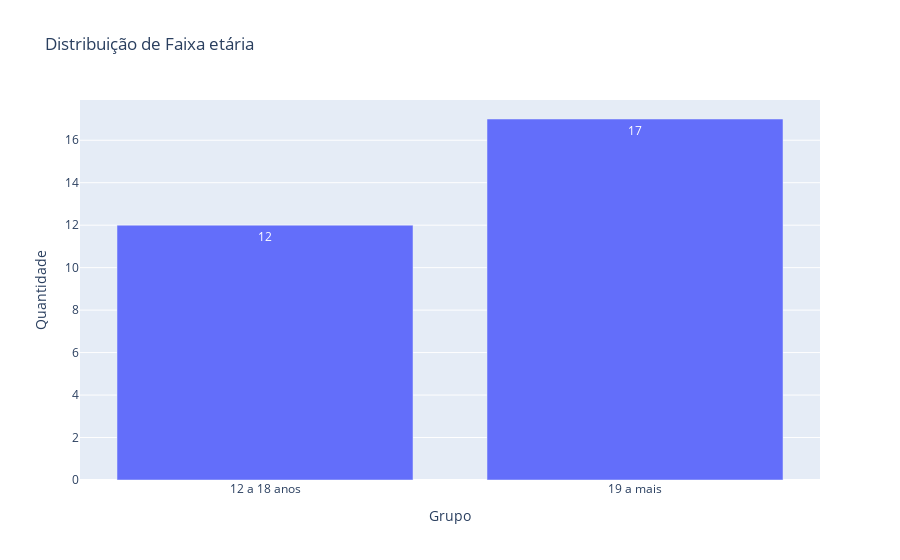
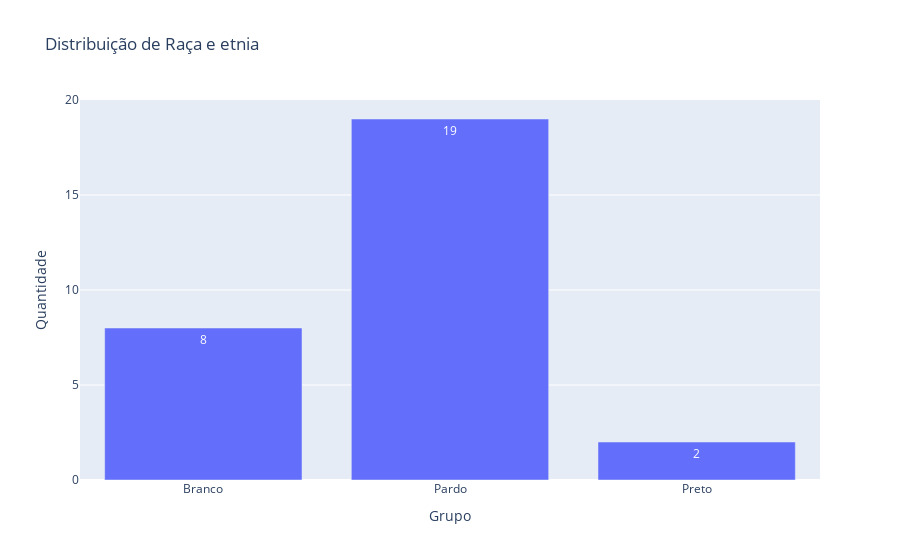
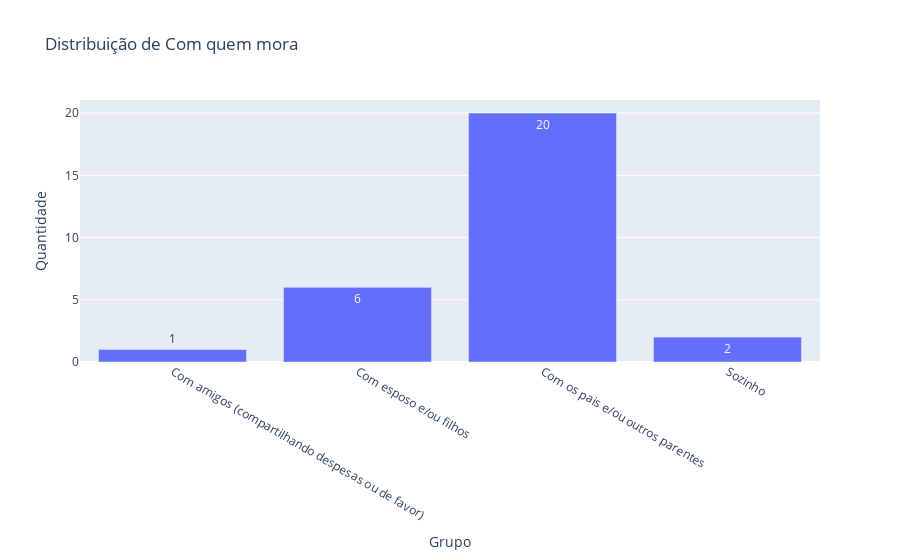
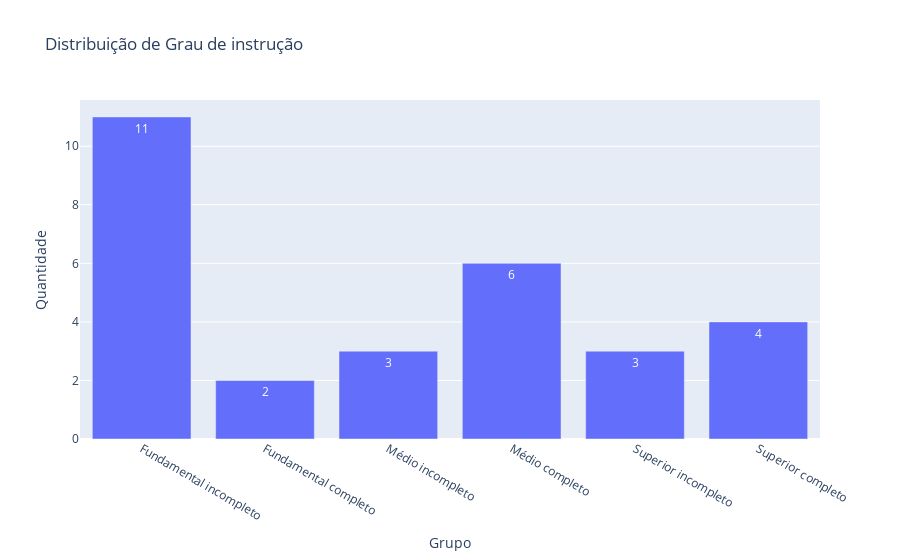

Write notebook code for charts like these, in order.
### Markdown cell above
### Dados Sociodemograficos

### Code cell
i = 1
for col in df_sociodemografico.columns[1:].tolist():
    fig = barchart(df_sociodemografico, col, order[col])
    fig.show()
    fig.write_image(f"1.{i}. Sociodemografico - {col}.png", format="png")
    i += 1

### Figure 1 — Plotly figure (JSON) as saved in the notebook; plotly's stock layout.template omitted (floating-point values rounded to 4 significant figures)
{"data": [{"text": [12, 17], "textposition": "auto", "type": "bar", "x": ["12 a 18 anos", "19 a mais"], "y": [12, 17]}], "layout": {"title": {"text": "Distribuição de Faixa etária"}, "xaxis": {"title": {"text": "Grupo"}}, "yaxis": {"title": {"text": "Quantidade"}}}}

### Figure 2 — Plotly figure (JSON) as saved in the notebook; plotly's stock layout.template omitted (floating-point values rounded to 4 significant figures)
{"data": [{"text": [8, 19, 2], "textposition": "auto", "type": "bar", "x": ["Branco", "Pardo", "Preto"], "y": [8, 19, 2]}], "layout": {"title": {"text": "Distribuição de Raça e etnia"}, "xaxis": {"title": {"text": "Grupo"}}, "yaxis": {"title": {"text": "Quantidade"}}}}

### Figure 3 — Plotly figure (JSON) as saved in the notebook; plotly's stock layout.template omitted (floating-point values rounded to 4 significant figures)
{"data": [{"text": [1, 6, 20, 2], "textposition": "auto", "type": "bar", "x": ["Com amigos (compartilhando despesas ou de favor)", "Com esposo e/ou filhos", "Com os pais e/ou outros parentes", "Sozinho"], "y": [1, 6, 20, 2]}], "layout": {"title": {"text": "Distribuição de Com quem mora"}, "xaxis": {"title": {"text": "Grupo"}}, "yaxis": {"title": {"text": "Quantidade"}}}}

### Figure 4 — Plotly figure (JSON) as saved in the notebook; plotly's stock layout.template omitted (floating-point values rounded to 4 significant figures)
{"data": [{"text": [11, 2, 3, 6, 3, 4], "textposition": "auto", "type": "bar", "x": ["Fundamental incompleto", "Fundamental completo", "Médio incompleto", "Médio completo", "Superior incompleto", "Superior completo"], "y": [11, 2, 3, 6, 3, 4]}], "layout": {"title": {"text": "Distribuição de Grau de instrução"}, "xaxis": {"title": {"text": "Grupo"}}, "yaxis": {"title": {"text": "Quantidade"}}}}
